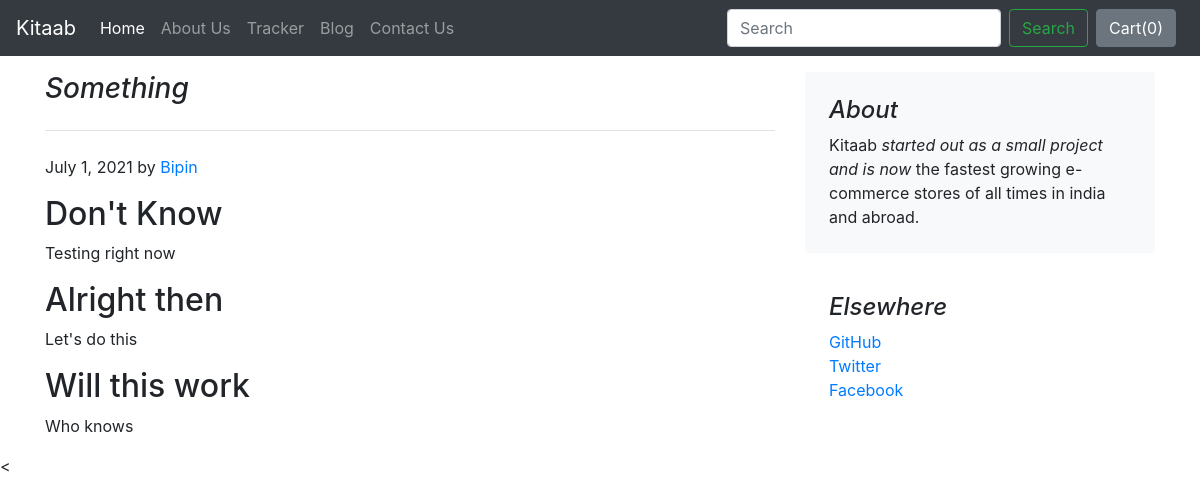
The app's page /blog/blogpost/3 with its own data.
### blog/models.py (models this page shows, shortened)
class Blogpost(models.Model):
    post_id = models.AutoField(primary_key=True)
    title = models.CharField(max_length=50)
    head0 = models.CharField(max_length=500, default="")
    chead0 = models.CharField(max_length=5000, default="")
    head1 = models.CharField(max_length=500, default="")
    chead1 = models.CharField(max_length=5000, default="")
    head2 = models.CharField(max_length=500, default="")
    chead2 = models.CharField(max_length=5000, default="")
    pub_date = models.DateField()
    thumbnail= models.ImageField(upload_to="blog/thumbnail", default="")

### blog/views.py (the view)
# urls.py: path("blogpost/<int:id>", views.blogpost, name="blogPost"),
def blogpost(request, id):
    post = Blogpost.objects.filter(post_id = id)[0]
    print(post)
    return render(request, 'blog/blogpost.html',{'post':post})

### blog/templates/blog/blogpost.html (shortened to what this page needs)
{% extends 'blog/base.html' %}
{% block body %}
<div class="container">
    <div class="row mt-4">
        <div class="col-md-8 blog-main">
            <h3 class="pb-4 mb-4 font-italic border-bottom">
                {{post.title}}
            </h3>
            <div class="blog-post">
                <p class="blog-post-meta">July 1, 2021 by <a href="#">Bipin</a></p>
                <h2>{{post.head0}}</h2>
                <p>{{post.chead0}}</p>
                <h2>{{post.head1}}</h2>
                <p>{{post.chead1}}</p>
                <h2>{{post.head2}}</h2>
                <p>{{post.chead2}}</p>
            </div>
        </div>
        <aside class="col-md-4 blog-sidebar">
            <div class="p-4 mb-3 bg-light rounded">
                <h4 class="font-italic">About</h4>
                <p class="mb-0">Kitaab <em>started out as a small project and is now</em> the fastest growing e-commerce stores of all times in india and abroad.</p>
            </div>
            <div class="p-4">
                <h4 class="font-italic">Elsewhere</h4>
                <ol class="list-unstyled">
                    <li><a href="#">GitHub</a></li>
                    <li><a href="#">Twitter</a></li>
                    <li><a href="#">Facebook</a></li>
                </ol>
            </div>
        </aside>
    </div>
</div>
{% endblock %}

### records on screen
Blogpost: title "Something", head0 "Don't Know", chead0 "Testing right now", head1 "Alright then", chead1 "Let's do this", head2 "Will this work", chead2 "Who knows"
